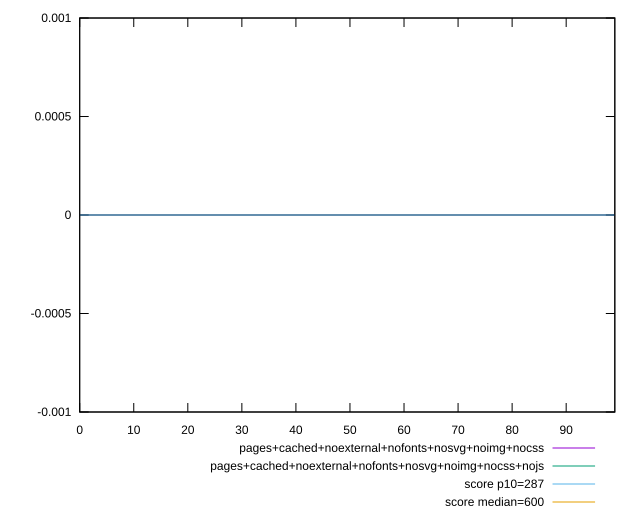

Generate this figure with gnuplot:
reset

$pagesCachedNoexternalNofontsNosvgNoimgNocss <<EOF
0 0
1 0
2 0
3 0
4 0
5 0
6 0
7 0
8 0
9 0
10 0
11 0
12 0
13 0
14 0
15 0
16 0
17 0
18 0
19 0
20 0
21 0
22 0
23 0
24 0
25 0
26 0
27 0
28 0
29 0
30 0
31 0
32 0
33 0
34 0
35 0
36 0
37 0
38 0
39 0
40 0
41 0
42 0
43 0
44 0
45 0
46 0
47 0
48 0
49 0
50 0
51 0
52 0
53 0
54 0
55 0
56 0
57 0
58 0
59 0
60 0
61 0
62 0
63 0
64 0
65 0
66 0
67 0
68 0
69 0
70 0
71 0
72 0
73 0
74 0
75 0
76 0
77 0
78 0
79 0
80 0
81 0
82 0
83 0
84 0
85 0
86 0
87 0
88 0
89 0
90 0
91 0
92 0
93 0
94 0
95 0
96 0
97 0
98 0
99 0
EOF

$pagesCachedNoexternalNofontsNosvgNoimgNocssNojs <<EOF
0 0
1 0
2 0
3 0
4 0
5 0
6 0
7 0
8 0
9 0
10 0
11 0
12 0
13 0
14 0
15 0
16 0
17 0
18 0
19 0
20 0
21 0
22 0
23 0
24 0
25 0
26 0
27 0
28 0
29 0
30 0
31 0
32 0
33 0
34 0
35 0
36 0
37 0
38 0
39 0
40 0
41 0
42 0
43 0
44 0
45 0
46 0
47 0
48 0
49 0
50 0
51 0
52 0
53 0
54 0
55 0
56 0
57 0
58 0
59 0
60 0
61 0
62 0
63 0
64 0
65 0
66 0
67 0
68 0
69 0
70 0
71 0
72 0
73 0
74 0
75 0
76 0
77 0
78 0
79 0
80 0
81 0
82 0
83 0
84 0
85 0
86 0
87 0
88 0
89 0
90 0
91 0
92 0
93 0
94 0
95 0
96 0
97 0
98 0
99 0
EOF

set key outside below
set xrange [0:99]
set yrange [-0.001:0.001]
set trange [-0.001:0.001]
set terminal svg size 640, 520 enhanced background rgb 'white'
set output "report_00008_2021-01-22T20:58:29.167/total-blocking-time/comparison/line/12_vs_13.svg"

plot $pagesCachedNoexternalNofontsNosvgNoimgNocss title "pages+cached+noexternal+nofonts+nosvg+noimg+nocss" with line, \
     $pagesCachedNoexternalNofontsNosvgNoimgNocssNojs title "pages+cached+noexternal+nofonts+nosvg+noimg+nocss+nojs" with line, \
     287 title "score p10=287", \
     600 title "score median=600"

reset
